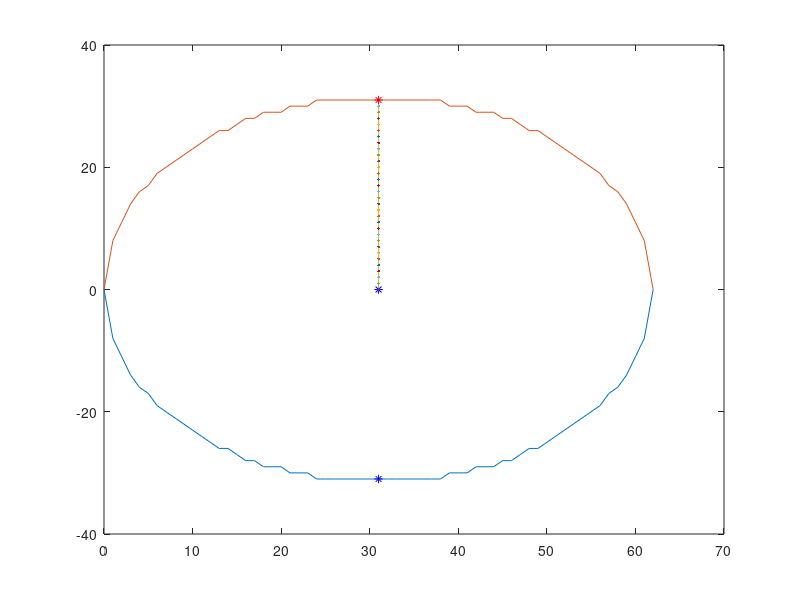

This chart was generated by the following MATLAB code:
clc
% close all
clear
radio=31;
centro = [radio 0];
press =1 ; %        Si vamos a trabajar con valores 

c_x_ = -radio:radio;

c_y_down_ = centro(2)-sqrt((radio.^2)-c_x_.^2);
if press == 1
    c_y_down_ = floor(c_y_down_);
end
    
c_y_up_ = - c_y_down_;
img_c_x= centro(1)+c_x_;

i=32

% since 2*radio+1 to radio +1

m_up =  (c_y_up_(i)-centro(2)) ./ (img_c_x(i) - centro(1));
y_line2 = m_up*c_x_(i:radio+1);
y_line1 = -m_up*c_x_(radio+1:2*radio+2-i);

y_line3 = -y_line2;
y_line4 = -y_line1;

l_img_c_x2(1:length(y_line2))= img_c_x(i:radio+1);
l_img_c_x1(1:length(y_line2)) =img_c_x(radio+1:2*radio+2-i);

l_img_c_x3 = l_img_c_x2;
l_img_c_x4 = l_img_c_x1
if m_up == Inf
    y_line1 = centro(2):radio;
    y_line2= y_line1;
    l_img_c_x2(1:length(y_line1))= centro(1);
end




plot(centro(1),centro(2), 'b*')
hold on
plot(img_c_x,c_y_down_);
plot(img_c_x,c_y_up_);
plot(l_img_c_x2,y_line2)
plot(l_img_c_x1,y_line1)
plot(l_img_c_x3,y_line3)
plot(l_img_c_x4,y_line4)
plot(img_c_x(i),c_y_down_(i), 'b*')
plot(img_c_x(i),c_y_up_(i), 'r*')

